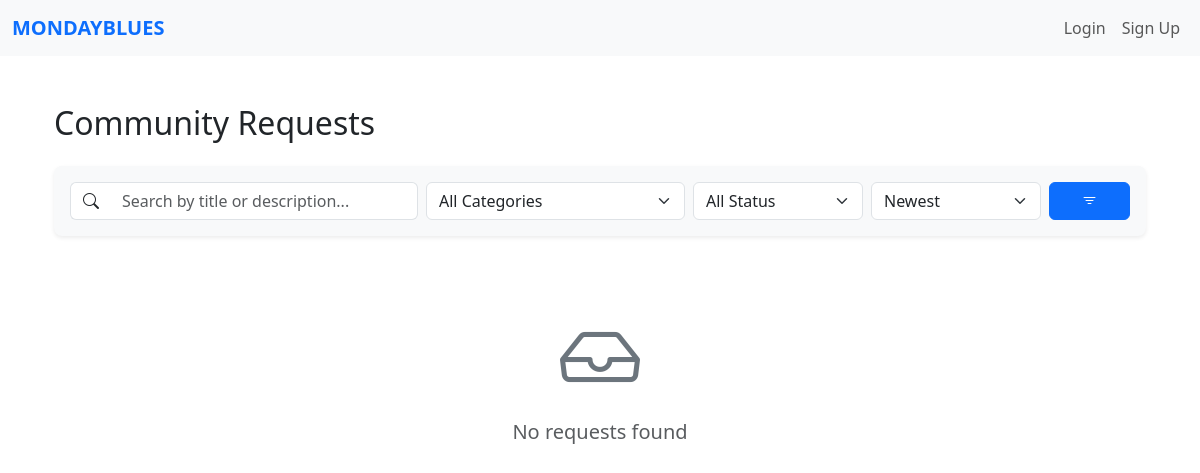
Before: / with the older database file.
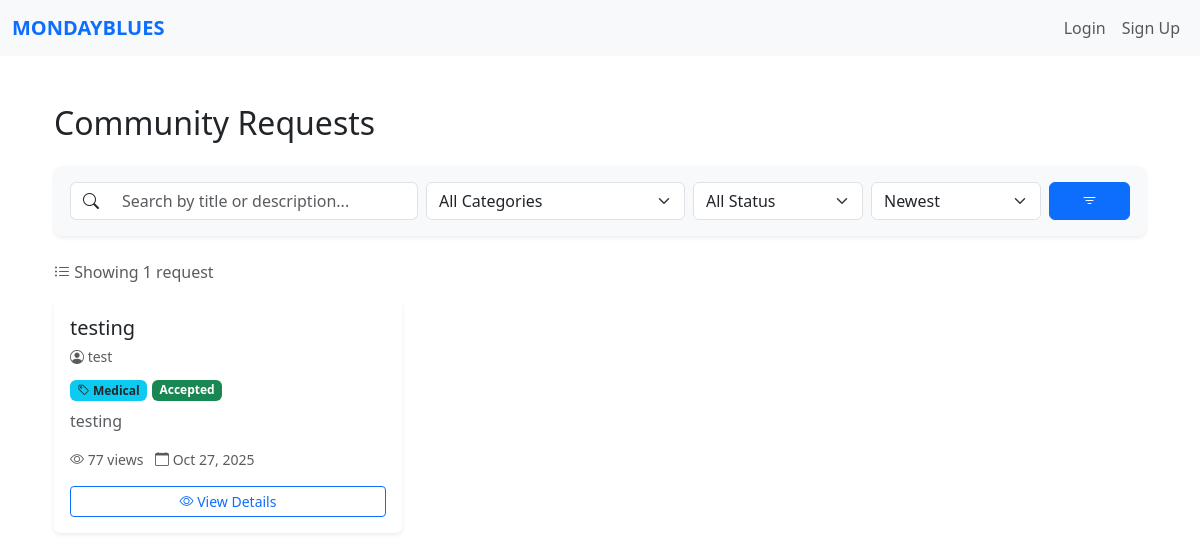
After: the same page with the newer database file.
### website/models.py (models this page shows)
class Request(db.Model):
    id = db.Column(db.Integer, primary_key=True)
    title = db.Column(db.String(150), nullable=False)
    description = db.Column(db.Text, nullable=False)
    category_id = db.Column(db.Integer, db.ForeignKey('category.id'), nullable=False)
    category = db.relationship('Category', backref='requests')
    status = db.Column(db.String(20), default='Pending')  # Pending, Accepted, Completed
    scheduled_datetime = db.Column(db.DateTime, nullable=False)
    view_count = db.Column(db.Integer, default=0)
    date_created = db.Column(db.DateTime, default=datetime.utcnow)
    user_id = db.Column(db.Integer, db.ForeignKey('user.id'), nullable=False)
    volunteer_id = db.Column(db.Integer, db.ForeignKey('volunteer.id'), nullable=True)
    user = db.relationship('User', backref=db.backref('requests', lazy=True, cascade='all, delete-orphan'), lazy=True)
    volunteer = db.relationship('Volunteer', backref=db.backref('assigned_requests', lazy=True), lazy=True)

class User(db.Model, UserMixin):
    id = db.Column(db.Integer, primary_key=True)
    name = db.Column(db.String(150))
    email = db.Column(db.String(150), unique=True)
    password = db.Column(db.String(150))
    date_created = db.Column(db.DateTime(timezone=True), default=func.now())
    role = db.Column(db.String(50), default='PIN')
    status = db.Column(db.String(20), default='Pending')  # Pending, Approved, Suspended
    """    total_rating = db.Column(db.Float, default=0)
    num_ratings = db.Column(db.Integer, default=0)

    def update_rating(self, new_rating: float):
        #Update overall CSR rating with a new rating value.
        if self.num_ratings == 0:
            self.total_rating = new_rating
        else:
            self.total_rating = ((self.total_rating * self.num_ratings) + new_rating) / (self.num_ratings + 1)
        self.num_ratings += 1"""

class Category(db.Model):
    id = db.Column(db.Integer, primary_key=True)
    name = db.Column(db.String(100), unique=True, nullable=False)
    description = db.Column(db.String(250))
    date_created = db.Column(db.DateTime, default=datetime.utcnow)

### website/views.py (the view, shortened to what this page needs)
@views.route('/')
def home():
    categories = Category.query.order_by(Category.name).all()
    search_query = request.args.get('q', '').strip()
    category_filter = request.args.get('category', '')
    status_filter = request.args.get('status', '')
    sort_by = request.args.get('sort', 'newest')
    query = Request.query
    if category_filter:
        query = query.join(Category).filter(Category.name == category_filter)
    if status_filter:
        query = query.filter(Request.status == status_filter)
    if sort_by == 'oldest':
        query = query.order_by(Request.date_created.asc())
    elif sort_by == 'views':
        query = query.order_by(Request.view_count.desc())
    elif sort_by == 'title':
        query = query.order_by(Request.title.asc())
    else:  # newest (default)
        query = query.order_by(Request.date_created.desc())
    requests = query.all()
    return render_template(
        'home.html',
        user=current_user,
        requests=requests,
        categories=categories
    )

### website/templates/home.html (shortened to what the changed rows need)
{% extends "base.html" %}
{% block content %}
<div class="container my-5">
  <div class="d-flex justify-content-between align-items-center mb-4">
    <h2 class="mb-0">Community Requests</h2>
  </div>
  <form method="GET" action="{{ url_for('views.home') }}" class="bg-light p-3 rounded-3 mb-4 shadow-sm">
    <div class="row g-2 align-items-center">
    </div>
  </form>
  {% if requests %}
    <p class="text-muted mb-3">
      <i class="bi bi-list-ul"></i> Showing {{ requests|length }} request{% if requests|length != 1 %}s{% endif %}
    </p>
  {% endif %}
  <div class="row g-4">
    {% if requests %}
      {% for req in requests %}
        {% if req.user.status != "Suspended" %}
          <div class="col-md-4">
            <div class="card h-100 border-0 shadow-sm hover-shadow transition">
              <div class="card-body d-flex flex-column">
                <div class="mb-2">
                  <h5 class="card-title text-dark mb-1">{{ req.title }}</h5>
                  <small class="text-muted">
                    <i class="bi bi-person-circle"></i> {{ req.user.name }}
                  </small>
                </div>
                <div class="mb-2">
                  <span class="badge bg-info text-dark">
                    <i class="bi bi-tag"></i> {{ req.category.name }}
                  </span>
                  <span class="badge
                    {% if req.status == 'Pending' %}bg-warning text-dark
                    {% elif req.status == 'Assigned' %}bg-primary
                    {% elif req.status == 'Accepted' %}bg-success
                    {% elif req.status == 'Completed' %}bg-secondary
                    {% else %}bg-light text-dark{% endif %}
                  ">
                    {{ req.status }}
                  </span>
                </div>
                <p class="text-muted flex-grow-1">
                  {{ req.description[:100] }}{% if req.description|length > 100 %}...{% endif %}
                </p>
                <div class="text-muted small mb-3">
                  <i class="bi bi-eye"></i> {{ req.view_count }} views
                  <span class="ms-2">
                    <i class="bi bi-calendar"></i> {{ req.date_created.strftime('%b %d, %Y') }}
                  </span>
                </div>
                <div class="mt-auto">
                  {% if current_user.is_authenticated and req.user_id == current_user.id %}
                    <div class="btn-group w-100" role="group">
                      <a href="{{ url_for('views.view_request', id=req.id) }}" class="btn btn-outline-secondary btn-sm">
                        <i class="bi bi-eye"></i> View
                      </a>
                      <a href="{{ url_for('views.edit_request', id=req.id) }}" class="btn btn-primary btn-sm">
                        <i class="bi bi-pencil"></i> Edit
                      </a>
                      <form action="{{ url_for('csr.delete_request', request_id=req.id) }}" method="POST" onsubmit="return confirm('Are you sure you want to delete this request?');">
                        <button class="btn btn-danger btn-sm" type="submit">
                          <i class="bi bi-trash"></i> Delete
                        </button>
                      </form>
                    </div>
                  {% else %}
                    <a href="{{ url_for('views.view_request', id=req.id) }}" class="btn btn-outline-primary w-100 btn-sm">
                      <i class="bi bi-eye"></i> View Details
                    </a>
                  {% endif %}
                </div>
              </div>
            </div>
          </div>
        {% endif %}
      {% endfor %}
    {% else %}
      <div class="col-12">
        <div class="text-center py-5">
          <i class="bi bi-inbox display-1 text-secondary"></i>
          <h5 class="text-muted mt-3">No requests found</h5>
        </div>
      </div>
    {% endif %}
  </div>
</div>
<link rel="stylesheet" href="https://cdn.jsdelivr.net/npm/bootstrap-icons@1.10.0/font/bootstrap-icons.css">
{% endblock %}

Changed rows visible on the page:
added Request: title "testing", user.name "test", category.name "Medical", status "Accepted", description "testing", view_count "77", date_created "Oct 27, 2025"
Other visible differences:
{{ requests|length }}: (not shown) → "1"
text no longer shown: "No requests found"
text now shown: "Showing request"
